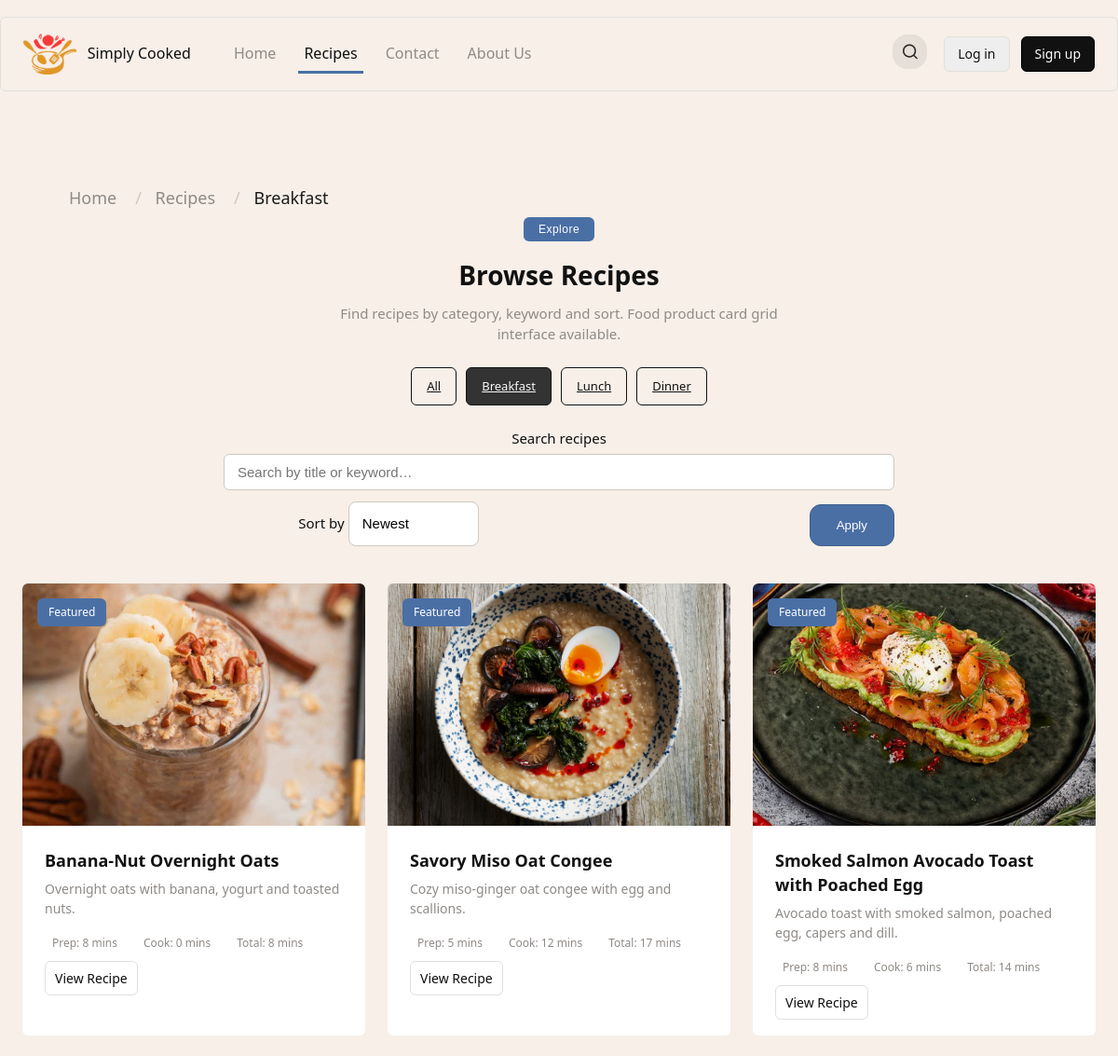
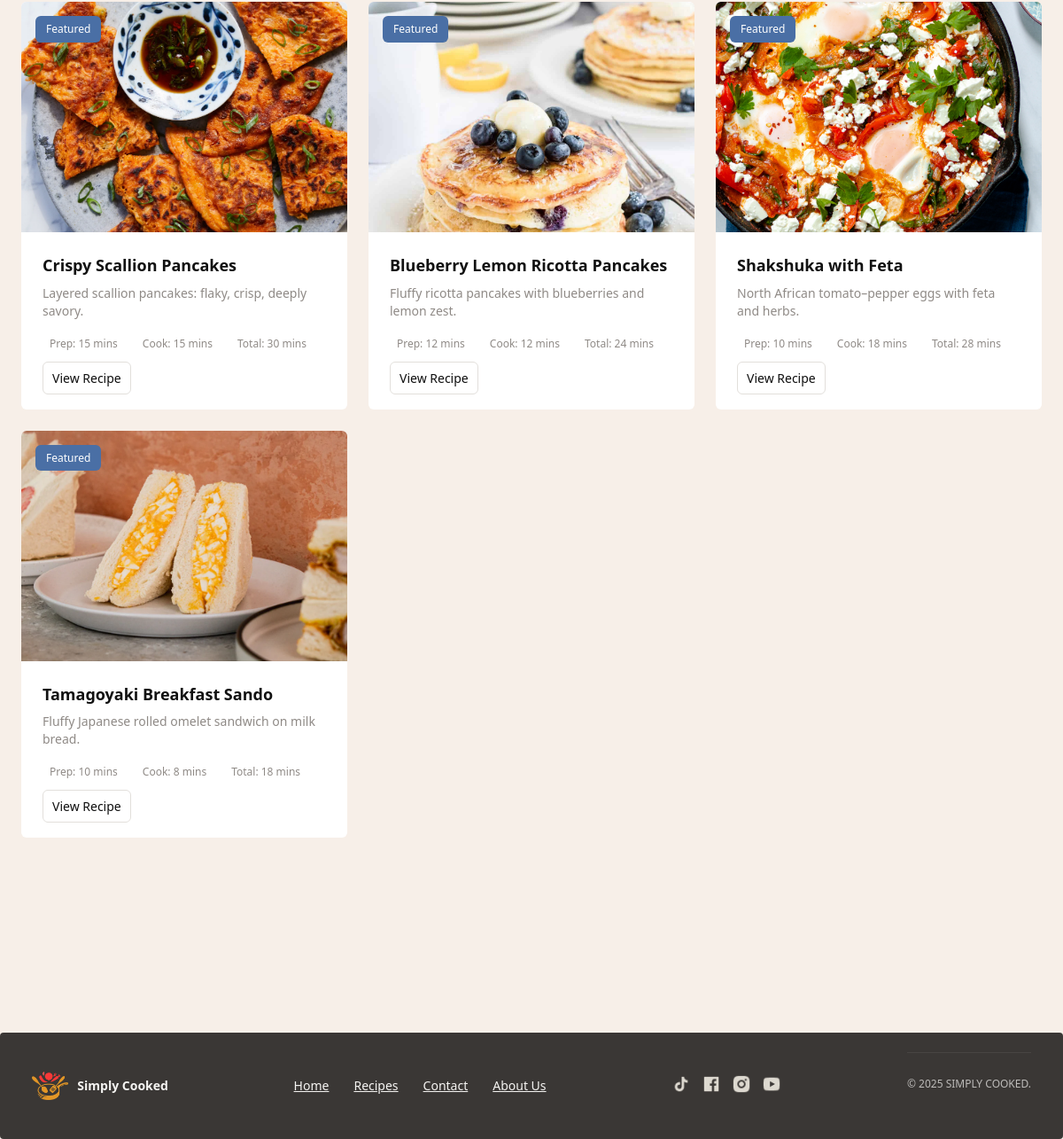
The page /recipes.php?cat=breakfast&page=1 on the database its author committed (2 pictures, top to bottom).
### tables this page shows
CREATE TABLE recipes (
  recipe_id INT UNSIGNED AUTO_INCREMENT PRIMARY KEY,
  user_id INT UNSIGNED,
  title VARCHAR(80) NOT NULL,
  slug  VARCHAR(60) NOT NULL UNIQUE,
   
  description TEXT,
  meta_description VARCHAR(150),
  keywords VARCHAR(100),
  main_image_url VARCHAR(255),
  prep_minutes  SMALLINT UNSIGNED,                
  cook_minutes  SMALLINT UNSIGNED,
  total_minutes SMALLINT UNSIGNED,  
  views INT NOT NULL DEFAULT 0,
  difficulty ENUM('easy','medium','hard') DEFAULT 'easy',
  is_featured BOOLEAN DEFAULT FALSE,
  instructions_intro TEXT NULL,
  video_url VARCHAR(255) NULL,
  origin_place VARCHAR(80) NULL,      
  origin_zoom  TINYINT UNSIGNED NULL DEFAULT 11,   
  origin_map_embed_url VARCHAR(255) NULL,          

  created_at TIMESTAMP DEFAULT CURRENT_TIMESTAMP,
  updated_at TIMESTAMP DEFAULT CURRENT_TIMESTAMP ON UPDATE CURRENT_TIMESTAMP,
  FOREIGN KEY (user_id) REFERENCES users(user_id) ON DELETE SET NULL
);

### public/recipes.php (the view, shortened to what this page needs)
<?php
require_once __DIR__ . '/../config/db.php';
$cat  = strtolower(trim($_GET['cat'] ?? 'all'));
$q    = trim($_GET['q'] ?? '');
$sort = strtolower(trim($_GET['sort'] ?? 'newest'));
$page = max(1, intval($_GET['page'] ?? 1));
$perPage = 9;
$where  = [];
$params = [];
$types  = '';
if ($cat !== 'all') {
  $where[] = "EXISTS (
                SELECT 1
                FROM recipe_categories rc
                JOIN categories c ON c.category_id = rc.category_id
                WHERE rc.recipe_id = r.recipe_id AND c.slug = ?
              )";
  $params[] = $cat;
  $types   .= 's';
}
$whereSql = $where ? ('WHERE '.implode(' AND ', $where)) : '';
switch ($sort) {
  default:
    $orderSql = "ORDER BY r.created_at DESC";
}
$offset = ($page - 1) * $perPage;
$sql = "SELECT r.recipe_id, r.title, r.slug, r.meta_description, r.keywords,
               r.main_image_url,
               r.prep_minutes, r.cook_minutes, r.total_minutes,
               r.is_featured
        FROM recipes r
        $whereSql
        $orderSql
        LIMIT ? OFFSET ?";
$stmt = $conn->prepare($sql);
if ($types) {
  $types2 = $types . 'ii';
  $params2 = array_merge($params, [$perPage, $offset]);
  $stmt->bind_param($types2, ...$params2);
} else {
  $stmt->bind_param('ii', $perPage, $offset);
}
$stmt->execute();
$res = $stmt->get_result();
$rows = $res->fetch_all(MYSQLI_ASSOC);
function keep_params(array $extra = []) {
  $params = $_GET;
  foreach ($extra as $k=>$v) $params[$k]=$v;
  return '?' . http_build_query($params);
}
function fmt_minutes($m){
  $m = (int)$m;
  if ($m < 60) return $m . ' mins';
  $h = intdiv($m, 60);
  $r = $m % 60;
  return $r ? "{$h}h {$r}m" : "{$h}h";
}
?>
<?php
include __DIR__ . '/../app/views/header.php';
?>
<main class="site-main">
  <?php
    include dirname(__DIR__) . '/app/views/breadcrumb.php';
  ?>
  <section class="container recipes-section">
    <div class="recipes-header">
      <button class="recipes-badge" type="button">Explore</button>
      <h1 class="recipes-title">Browse Recipes</h1>
      <p class="recipes-desc">
        Find recipes by category, keyword and sort. Food product card grid interface available.
      </p>
      <div class="recipe-filters">
        <?php
          $cats = ['all'=>'All','breakfast'=>'Breakfast','lunch'=>'Lunch','dinner'=>'Dinner'];
          foreach ($cats as $slug=>$label):
            $active = ($slug === $cat) ? 'active' : '';
        ?>
          <a class="filter-pill <?= $active ?>"
             href="<?= htmlspecialchars(keep_params(['cat'=>$slug,'page'=>1])) ?>"><?= htmlspecialchars($label) ?></a>
        <?php endforeach; ?>
      </div>
      <form id="recipesSearchForm" method="get" class="login-row-2col" style="margin-top:10px; gap:12px;">
        <div class="form-group" style="grid-column:1 / 3; position:relative;">
          <label for="q">Search recipes</label>
          <input id="q" name="q" type="text" placeholder="Search by title or keyword…"
                value="<?= htmlspecialchars($q) ?>">
        </div>
        <div class="form-group">
          <label for="sort">Sort by</label>
          <select id="sort" name="sort" style="padding:12px 14px; border:1px solid #cfc8bf; border-radius:8px;">
            <option value="newest" <?= $sort==='newest'?'selected':'' ?>>Newest</option>
          </select>
        </div>
        <div class="form-group" style="align-self:end; text-align:right;">
          <button class="btn-primary" type="submit">Apply</button>
        </div>
      </form>
    </div>
    <div class="cards-grid">
      <?php if (!$rows): ?>
        <p class="muted">No recipes found. Try a different filter or keyword.</p>
      <?php else: foreach ($rows as $r): ?>
        <article class="recipe-card">
          <a class="recipe-link" href="recipe.php?slug=<?= urlencode($r['slug']) ?>">
            <div class="recipe-card-media">
              <?php if (!empty($r['is_featured'])): ?>
                <span class="badge-pill badge-orange">Featured</span>
              <?php endif; ?>
              <img class="recipe-card-img"
                   src="<?= htmlspecialchars($r['main_image_url'] ?: '/assets/images/placeholder.jpg') ?>"
                   alt="<?= htmlspecialchars($r['title']) ?>">
            </div>
            <div class="recipe-body">
              <h3 class="recipe-title"><?= htmlspecialchars($r['title']) ?></h3>
              <?php if (!empty($r['meta_description'])): ?>
                <p class="recipe-excerpt"><?= htmlspecialchars($r['meta_description']) ?></p>
              <?php endif; ?>
              <div class="recipe-meta">
                <?php if (($t = fmt_minutes($r['prep_minutes'] ?? null))): ?>
                  <span class="meta-item">Prep: <?= htmlspecialchars($t) ?></span>
                <?php endif; ?>
                <?php if (($t = fmt_minutes($r['cook_minutes'] ?? null))): ?>
                  <span class="meta-item">Cook: <?= htmlspecialchars($t) ?></span>
                <?php endif; ?>
                <?php if (($t = fmt_minutes($r['total_minutes'] ?? null))): ?>
                  <span class="meta-item">Total: <?= htmlspecialchars($t) ?></span>
                <?php endif; ?>
              </div>
              <div class="recipe-cta">
                <span class="btn-small">View Recipe</span>
              </div>
            </div>
          </a>
        </article>
      <?php endforeach; endif; ?>
    </div>
  </section>
</main>
<?php include __DIR__ . '/../app/views/footer.php'; ?>

### public/css/style.css (style rules this page uses)
:root { --bg: #f7efe8; --card: #fff; --muted: #8f8a86; --accent: #4a6fa5; --accent-dark: #3e5f8f; --text: #0f0f0f; --max-width: 1450px; --shadow: none; --round: 6px; --radius-lg: 6px; --container-padding: 24px; --header-height: 80px; --font-heading: system-ui, -apple-system, "Segoe UI", Arial, sans-serif; --font-body: system-ui, -apple-system, "Segoe UI", Arial, sans-serif; }
* { box-sizing: border-box; }
html, body { height: 100%; }
body { margin: 0; background: var(--bg); color: var(--text); font-family: var(--font-body); line-height: 1.45; -webkit-font-smoothing: antialiased; -moz-osx-font-smoothing: grayscale; -webkit-text-size-adjust: 100%; }
.container { width: 100%; max-width: var(--max-width); margin: 0 auto; padding: 0 var(--container-padding); }
.site-main { padding: 28px 0 80px; }
.btn.small, .btn-small { padding: 8px 10px; border: 1px solid #e2dfdb; background: transparent; font-size: 14px; border-radius: var(--radius-lg); }
.btn-primary { padding: 14px 28px; background: var(--accent); color: #fff; border-radius: 12px; font-weight: 500; text-decoration: none; transition: background 0.2s ease; border: 1px solid var(--accent-dark); }
.cards-grid { display: grid; grid-template-columns: repeat(3, 1fr); gap: 24px; margin-top: 14px; }
.recipe-card { background: var(--card,#fff); border-radius: var(--radius-lg); box-shadow: var(--shadow,0 6px 18px rgba(14,14,14,.06)); overflow: hidden; }
.recipe-card-media { position: relative; }
.recipe-card-img { width: 100%; height: 260px; display: block; object-fit: cover; }
.recipe-link { display: flex; flex-direction: column; text-decoration: none; color: inherit; height: 100%; }
.badge-pill { padding: 6px 12px; background: #eee; position: absolute; left: 16px; top: 16px; border-radius: var(--round); font-size: 12px; font-weight: 500; }
.badge-orange { background: var(--accent,#ff6f48); color: #fff; }
.recipe-body { padding: 24px; display: flex; flex-direction: column; min-height: 180px; }
.recipe-title { margin: 0 0 8px; color: #111; font-family: var(--font-heading); font-size: 18px; }
.recipe-excerpt { margin: 0 0 12px; color: var(--muted); font-size: 14px; }
.recipe-meta { display: flex; gap: 12px; color: var(--muted); font-size: 12px; margin-bottom: 12px; }
.meta-item { padding: 6px 8px; background: transparent; display: inline-flex; align-items: center; gap: 8px; border-radius: 8px; }
.recipe-cta { margin-top: auto; }
.recipes-header { max-width: 720px; margin: 0 auto 40px; text-align: center; }
.recipes-badge { padding: 6px 16px; background: var(--accent); color: #fff; border: none; border-radius: var(--round); font-size: 12px; font-weight: 500; letter-spacing: 0.5px; cursor: default; margin-bottom: 12px; }
.recipes-title { margin: 8px 0 12px; color: #111; font-family: var(--font-heading); font-size: 28px; line-height: 1.2; }
.recipes-desc { max-width: 520px; margin: 0 auto 24px; color: var(--muted); font-size: 15px; line-height: 1.5; }
.recipe-filters { display: flex; flex-wrap: wrap; justify-content: center; gap: 10px; margin-bottom: 24px; }
.filter-pill { padding: 10px 16px; background: transparent; color: #111; border: 1px solid #111; border-radius: var(--round); font-size: 13px; font-weight: 500; cursor: pointer; transition: all 0.2s ease; }
.filter-pill.active, .filter-pill:hover { background: #333; color: #f8f8f8; transition: none; }
.login-row-2col { display: grid; grid-template-columns: 1fr 1fr; gap: 20px; }
.recipes-section input[type="text"] { border: 1px solid #cfc8bf; border-radius: var(--round); padding: 10px 14px; font-size: 15px; width: 100%; transition: all 0.2s ease; }
.recipes-section select { border: 1px solid #cfc8bf; border-radius: var(--round); font-size: 15px; padding: 10px 12px; background: #fff; appearance: none; line-height: 1.45; }
.recipes-section label { display: inline-block; margin-bottom: 6px; font-weight: 500; font-size: 15px; color: var(--text); }

### rows shown on the page
recipes: is_featured "Featured", main_image_url (placeholder picture), title "Banana-Nut Overnight Oats", meta_description "Overnight oats with banana, yogurt and toasted nuts.", prep_minutes "8 mins", cook_minutes "0 mins", total_minutes "8 mins"
recipes: is_featured "Featured", main_image_url (placeholder picture), title "Savory Miso Oat Congee", meta_description "Cozy miso-ginger oat congee with egg and scallions.", prep_minutes "5 mins", cook_minutes "12 mins", total_minutes "17 mins"
recipes: is_featured "Featured", main_image_url (placeholder picture), title "Smoked Salmon Avocado Toast with Poached Egg", meta_description "Avocado toast with smoked salmon, poached egg, capers and dill.", prep_minutes "8 mins", cook_minutes "6 mins", total_minutes "14 mins"
recipes: is_featured "Featured", main_image_url (picture), title "Crispy Scallion Pancakes", meta_description "Layered scallion pancakes: flaky, crisp, deeply savory.", prep_minutes "15 mins", cook_minutes "15 mins", total_minutes "30 mins"
recipes: is_featured "Featured", main_image_url (placeholder picture), title "Blueberry Lemon Ricotta Pancakes", meta_description "Fluffy ricotta pancakes with blueberries and lemon zest.", prep_minutes "12 mins", cook_minutes "12 mins", total_minutes "24 mins"
recipes: is_featured "Featured", main_image_url (placeholder picture), title "Shakshuka with Feta", meta_description "North African tomato–pepper eggs with feta and herbs.", prep_minutes "10 mins", cook_minutes "18 mins", total_minutes "28 mins"
recipes: is_featured "Featured", main_image_url (placeholder picture), title "Tamagoyaki Breakfast Sando", meta_description "Fluffy Japanese rolled omelet sandwich on milk bread.", prep_minutes "10 mins", cook_minutes "8 mins", total_minutes "18 mins"

### other values the page prints
$c['label'] "Home"
$c['label'] "Recipes"
$c['label'] "Breakfast"
$label "All"
$label "Breakfast"
$label "Lunch"
$label "Dinner"
